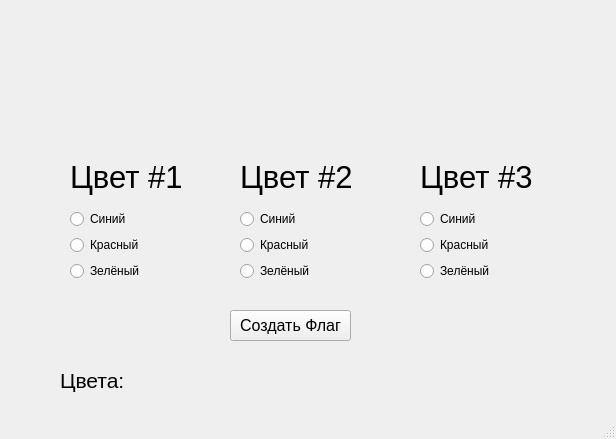
<?xml version="1.0" encoding="UTF-8"?>
<ui version="4.0">
 <class>MainWindow</class>
 <widget class="QMainWindow" name="MainWindow">
  <property name="geometry">
   <rect>
    <x>0</x>
    <y>0</y>
    <width>616</width>
    <height>439</height>
   </rect>
  </property>
  <property name="windowTitle">
   <string>Текстовый флаг</string>
  </property>
  <widget class="QWidget" name="centralwidget">
   <widget class="QWidget" name="verticalLayoutWidget">
    <property name="geometry">
     <rect>
      <x>70</x>
      <y>150</y>
      <width>139</width>
      <height>131</height>
     </rect>
    </property>
    <layout class="QVBoxLayout" name="verticalLayout">
     <item>
      <widget class="QLabel" name="label">
       <property name="font">
        <font>
         <pointsize>23</pointsize>
        </font>
       </property>
       <property name="text">
        <string>Цвет #1</string>
       </property>
      </widget>
     </item>
     <item>
      <widget class="QRadioButton" name="radioButton_1">
       <property name="text">
        <string>Синий</string>
       </property>
      </widget>
     </item>
     <item>
      <widget class="QRadioButton" name="radioButton_2">
       <property name="text">
        <string>Красный</string>
       </property>
      </widget>
     </item>
     <item>
      <widget class="QRadioButton" name="radioButton_3">
       <property name="text">
        <string>Зелёный</string>
       </property>
      </widget>
     </item>
    </layout>
   </widget>
   <widget class="QWidget" name="verticalLayoutWidget_2">
    <property name="geometry">
     <rect>
      <x>240</x>
      <y>150</y>
      <width>139</width>
      <height>131</height>
     </rect>
    </property>
    <layout class="QVBoxLayout" name="verticalLayout_2">
     <item>
      <widget class="QLabel" name="label_2">
       <property name="font">
        <font>
         <pointsize>23</pointsize>
        </font>
       </property>
       <property name="text">
        <string>Цвет #2</string>
       </property>
      </widget>
     </item>
     <item>
      <widget class="QRadioButton" name="radioButton_4">
       <property name="text">
        <string>Синий</string>
       </property>
      </widget>
     </item>
     <item>
      <widget class="QRadioButton" name="radioButton_5">
       <property name="text">
        <string>Красный</string>
       </property>
      </widget>
     </item>
     <item>
      <widget class="QRadioButton" name="radioButton_6">
       <property name="text">
        <string>Зелёный</string>
       </property>
      </widget>
     </item>
    </layout>
   </widget>
   <widget class="QWidget" name="verticalLayoutWidget_3">
    <property name="geometry">
     <rect>
      <x>420</x>
      <y>150</y>
      <width>139</width>
      <height>131</height>
     </rect>
    </property>
    <layout class="QVBoxLayout" name="verticalLayout_3">
     <item>
      <widget class="QLabel" name="label_3">
       <property name="font">
        <font>
         <pointsize>23</pointsize>
        </font>
       </property>
       <property name="text">
        <string>Цвет #3</string>
       </property>
      </widget>
     </item>
     <item>
      <widget class="QRadioButton" name="radioButton_7">
       <property name="text">
        <string>Синий</string>
       </property>
      </widget>
     </item>
     <item>
      <widget class="QRadioButton" name="radioButton_8">
       <property name="text">
        <string>Красный</string>
       </property>
      </widget>
     </item>
     <item>
      <widget class="QRadioButton" name="radioButton_9">
       <property name="text">
        <string>Зелёный</string>
       </property>
      </widget>
     </item>
    </layout>
   </widget>
   <widget class="QPushButton" name="make_flag">
    <property name="geometry">
     <rect>
      <x>230</x>
      <y>310</y>
      <width>121</width>
      <height>31</height>
     </rect>
    </property>
    <property name="font">
     <font>
      <pointsize>12</pointsize>
     </font>
    </property>
    <property name="text">
     <string>Создать Флаг</string>
    </property>
   </widget>
   <widget class="QLabel" name="result">
    <property name="geometry">
     <rect>
      <x>60</x>
      <y>360</y>
      <width>400</width>
      <height>41</height>
     </rect>
    </property>
    <property name="font">
     <font>
      <pointsize>16</pointsize>
     </font>
    </property>
    <property name="text">
     <string>Цвета:</string>
    </property>
   </widget>
  </widget>
  <widget class="QStatusBar" name="statusbar"/>
 </widget>
 <resources/>
 <connections/>
</ui>
